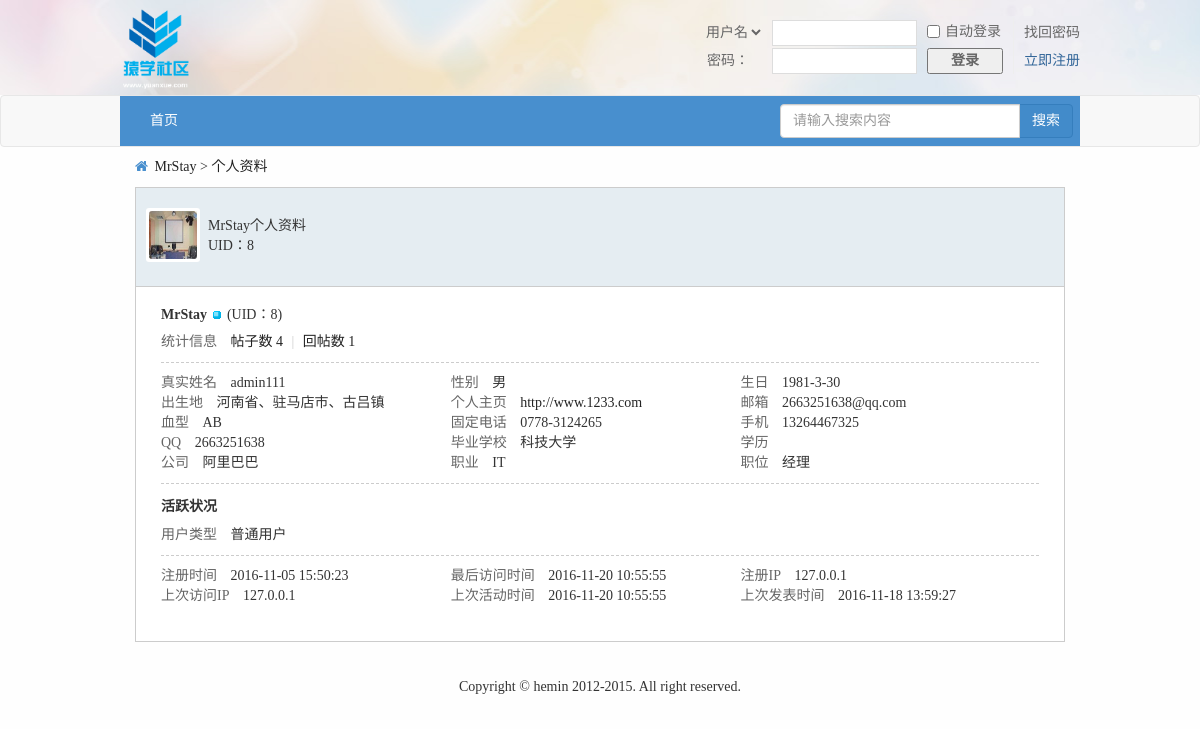
Page /userProfile.php?uid=8 on the earlier database version.
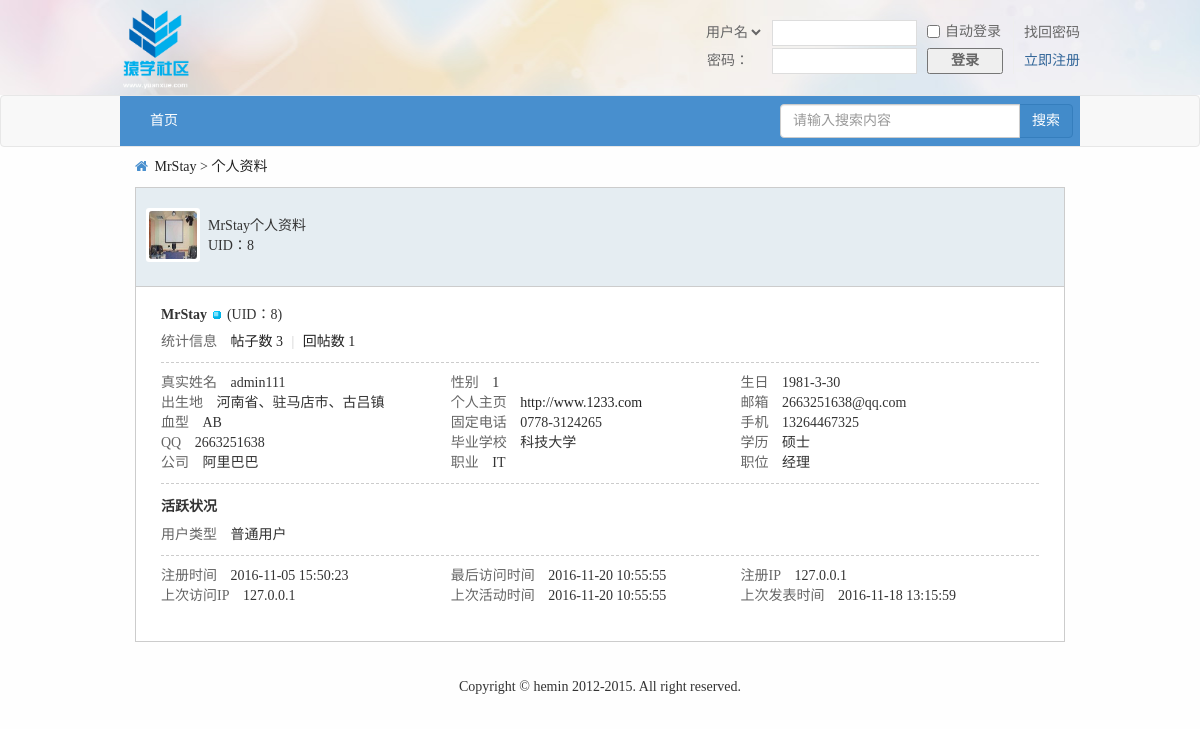
Same page on the later database version.
### tables this page shows
CREATE TABLE IF NOT EXISTS `user` (
  `id` int(20) NOT NULL AUTO_INCREMENT COMMENT '唯一标识符',
  `name` varchar(200) NOT NULL COMMENT '用户名称',
  `psw` varchar(200) NOT NULL COMMENT '用户密码',
  `sex` varchar(200) NOT NULL DEFAULT '未填写' COMMENT '用户性别',
  `email` varchar(200) NOT NULL COMMENT '邮箱地址',
  `qq` varchar(200) NOT NULL DEFAULT '未填写' COMMENT '用户qq',
  `photo` varchar(200) NOT NULL COMMENT '用户头像',
  `userType` int(11) NOT NULL DEFAULT '0' COMMENT '用户类型',
  `reallyName` varchar(200) NOT NULL DEFAULT '未填写' COMMENT '用户真实姓名',
  `birthday` varchar(200) NOT NULL DEFAULT '未填写' COMMENT '用户生日',
  `homeplace` varchar(200) NOT NULL DEFAULT '未填写' COMMENT '用户出生地',
  `bloodType` varchar(200) NOT NULL DEFAULT '未填写' COMMENT '用户血型',
  `fixedTel` varchar(200) NOT NULL DEFAULT '未填写' COMMENT '用户固定电话',
  `phone` varchar(200) NOT NULL DEFAULT '未填写' COMMENT '用户电话',
  `website` varchar(200) NOT NULL DEFAULT 'http://' COMMENT '用户主页',
  `school` varchar(200) NOT NULL DEFAULT '未填写' COMMENT '用户毕业学校',
  `degree` varchar(200) NOT NULL DEFAULT '未填写' COMMENT '用户学历',
  `company` varchar(200) NOT NULL DEFAULT '未填写' COMMENT '用户公司',
  `profession` varchar(200) NOT NULL DEFAULT '未填写' COMMENT '用户职业',
  `job` varchar(200) NOT NULL DEFAULT '未填写' COMMENT '用户职位',
  `income` varchar(200) NOT NULL DEFAULT '未填写' COMMENT '用户年收入',
  `registerTime` datetime NOT NULL COMMENT '注册时间',
  `lastLogin` datetime NOT NULL COMMENT '最后一次登录时间',
  `userStatus` int(11) NOT NULL DEFAULT '0' COMMENT '用户是否需要验证状态',
  `isForbid` int(11) NOT NULL DEFAULT '0' COMMENT '是否禁止',
  PRIMARY KEY (`id`)
);

CREATE TABLE IF NOT EXISTS `post` (
  `postId` int(11) NOT NULL AUTO_INCREMENT COMMENT '帖子id',
  `postTitle` varchar(200) NOT NULL COMMENT '帖子标题',
  `postContent` varchar(2000) NOT NULL COMMENT '帖子内容',
  `postTime` datetime NOT NULL COMMENT '发帖时间',
  `tsmoduleId` int(11) NOT NULL COMMENT '所属子版块的id',
  `times` int(11) NOT NULL COMMENT '浏览次数',
  `postuid` int(11) NOT NULL COMMENT '发帖人id',
  `isTop` int(11) NOT NULL DEFAULT '0' COMMENT '是否置顶',
  `isBoutique` int(11) NOT NULL DEFAULT '0' COMMENT '是否加精',
  `postStatus` int(11) NOT NULL DEFAULT '0' COMMENT '帖子是否需要验证状态，默认0无需验证',
  `updateTime` datetime NOT NULL COMMENT '当前条帖子有回复就更新',
  `isShield` int(11) NOT NULL DEFAULT '0' COMMENT '是否屏蔽',
  PRIMARY KEY (`postId`)
);

### inc/mysql.func.php (called while the page is built, shortened)
<?php
    function execute($link, $sql){
        $result = mysqli_query($link, $sql);
        return $result;
    }
    function nums($link, $sql){
        return mysqli_num_rows(execute($link, $sql));
    }
    function fetch_array($result){
        return mysqli_fetch_assoc($result);
    }
?>

### userProfile.php (the view, shortened to what the changed rows need)
<!DOCTYPE html>
<html lang="en">
<head>
    <link rel="stylesheet" href="font/css/font-awesome.min.css">
    <link rel="stylesheet" href="css/bootstrap/css/bootstrap.min.css">
    <link rel="stylesheet" href="css/common.css">
    <link rel="stylesheet" href="css/profile.css">
</head>
<?php
    $link = connect();
    $sql_sel = "select * from user where id={$_GET['uid']}";
    $result_sel = execute($link, $sql_sel);
    $data = fetch_array($result_sel);
    $sql_total = "select * from post where postuid={$_GET['uid']} ORDER BY postId DESC";
    $data_post = fetch_array(execute($link, $sql_total));
    $count = nums($link, $sql_total);
    $sql_reply_total = "select * from reply where ruid={$_GET['uid']}";
    $reply_count = nums($link, $sql_reply_total);
    $upicurl = "";
    if(!empty($data['photo'])){
        $upicurl = $data['photo'];
    }else{
        $upicurl = "img/noavatar_small.gif";
    }
?>
<body>
<div id="position">
    <div class="container">
        <i class="fa fa-home"></i>
        <a href="userprofile.php?uid=<?php echo $data['id'];?>"><?php echo $data['name'];?></a>
        >
        <a href="#">个人资料</a>
    </div>
</div>
<div id="profile">
    <div class="container">
        <div class="profile-h">
            <a href="userProfile.php?uid=<?php echo $data['id'];?>"><img src="<?php echo $upicurl;?>" width="48" height="48"></a>
            <div class="info">
                <?php echo $data['name']?>个人资料<br>
                UID：<?php echo $data['id']?>
            </div>
        </div>
        <div class="person-info">
            <div class="block">
                <h2 class="mbn"><?php echo $data['name']?> <img src="img/ol.gif" alt=""> <span class="xw0">(UID：<?php echo $data['id']?>)</span></h2>
                <ul class="pbm">
                    <li>
                        <em class="xg2">统计信息</em>
                        <a href="userPost.php?uid=<?php echo $data['id'];?>">帖子数 <?php echo $count;?></a>
                        <span class="pipe">|</span>
                        <a href="userReply.php?uid=<?php echo $_GET['uid'];?>">回帖数 <?php echo $reply_count;?></a>
                    </li>
                </ul>
                <ul class="pbm pf_l">
                    <li>
                        <em class="xg2">真实姓名</em>
                        <?php echo $data['reallyName']?>
                    </li>
                    <li>
                        <em class="xg2">性别</em>
                        <?php echo $data['sex']?>
                    </li>
                    <li>
                        <em class="xg2">生日</em>
                        <?php echo $data['birthday']?>
                    </li>
                    <li>
                        <em class="xg2">出生地</em>
                        <?php echo $data['homeplace']?>
                    </li>
                    <li>
                        <em class="xg2">个人主页</em>
                        <a href="#"><?php echo $data['website']?></a>
                    </li>
                    <li>
                        <em class="xg2">邮箱</em>
                        <?php echo $data['email']?>
                    </li>
                    <li>
                        <em class="xg2">血型</em>
                        <?php echo $data['bloodType']?>
                    </li>
                    <li>
                        <em class="xg2">固定电话</em>
                        <?php echo $data['fixedTel']?>
                    </li>
                    <li>
                        <em class="xg2">手机</em>
                        <?php echo $data['phone']?>
                    </li>
                    <li>
                        <em class="xg2">QQ</em>
                        <?php echo $data['qq']?>
                    </li>
                    <li>
                        <em class="xg2">毕业学校</em>
                        <?php echo $data['school']?>
                    </li>
                    <li>
                        <em class="xg2">学历</em>
                        <?php echo $data['degree']?>
                    </li>
                    <li>
                        <em class="xg2">公司</em>
                        <?php echo $data['company']?>
                    </li>
                    <li>
                        <em class="xg2">职业</em>
                        <?php echo $data['profession']?>
                    </li>
                    <li>
                        <em class="xg2">职位</em>
                        <?php echo $data['job']?>
                    </li>
                </ul>
            </div>
            <div class="block">
                <h2 class="mbn">活跃状况</h2>
                <ul class="pbm pf_l" style="border-bottom: none;">
                    <li>
                        <em class="xg2">注册时间</em>
                        <?php echo $data['registerTime']?>
                    </li>
                    <li>
                        <em class="xg2">最后访问时间</em>
                        <?php echo $data['lastLogin']?>
                    </li>
                    <li>
                        <em class="xg2">注册IP</em>
                        <?php echo $_SERVER['REMOTE_ADDR'];?>
                    </li>
                    <li>
                        <em class="xg2">上次访问IP</em>
                        <?php echo $_SERVER['REMOTE_ADDR'];?>
                    </li>
                    <li>
                        <em class="xg2">上次活动时间</em>
                        <?php echo $data['lastLogin']?>
                    </li>
                    <li>
                        <em class="xg2">上次发表时间</em>
                        <?php echo $data_post['postTime'];?>
                    </li>
                </ul>
            </div>
        </div>
    </div>
</div>
</body>
</html>

Differences in the rows shown:
removed post: postTime "2016-11-18 13:59:27"
changed user "MrStay": sex "男" → "1"; degree (not shown) → "硕士"
now on this page (row edited): post: postTime "2016-11-18 13:15:59"
Other differences:
$count: "4" → "3"
